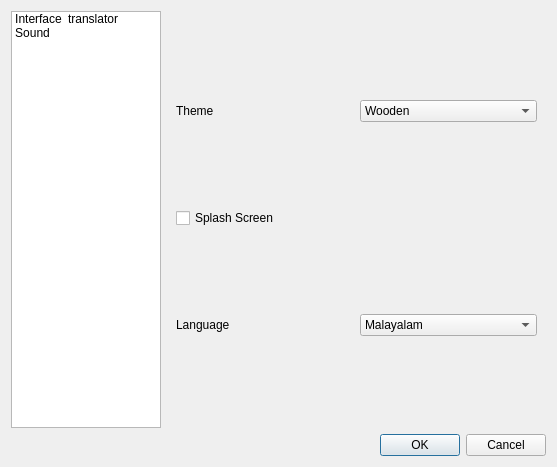
<?xml version="1.0" encoding="UTF-8"?>
<ui version="4.0">
 <class>Preferences</class>
 <widget class="QDialog" name="Preferences">
  <property name="geometry">
   <rect>
    <x>0</x>
    <y>0</y>
    <width>557</width>
    <height>467</height>
   </rect>
  </property>
  <property name="windowTitle">
   <string>Preferences</string>
  </property>
  <layout class="QVBoxLayout" name="verticalLayout_5">
   <item>
    <layout class="QGridLayout" name="gridLayout">
     <item row="0" column="0">
      <layout class="QVBoxLayout" name="verticalLayout_2">
       <item>
        <layout class="QHBoxLayout" name="horizontalLayout">
         <item>
          <widget class="QListWidget" name="listWidget">
           <property name="maximumSize">
            <size>
             <width>150</width>
             <height>16777215</height>
            </size>
           </property>
           <property name="dragEnabled">
            <bool>false</bool>
           </property>
           <property name="movement">
            <enum>QListView::Static</enum>
           </property>
           <property name="flow">
            <enum>QListView::LeftToRight</enum>
           </property>
           <property name="layoutMode">
            <enum>QListView::SinglePass</enum>
           </property>
           <property name="spacing">
            <number>35</number>
           </property>
           <property name="viewMode">
            <enum>QListView::IconMode</enum>
           </property>
           <item>
            <property name="text">
             <string>Interface</string>
            </property>
            <property name="icon">
             <iconset resource="icons.qrc">
              <normaloff>:/new/prefix1/icons/mltranslator.png</normaloff>:/new/prefix1/icons/mltranslator.png</iconset>
            </property>
           </item>
           <item>
            <property name="text">
             <string>translator</string>
            </property>
            <property name="icon">
             <iconset resource="icons.qrc">
              <normaloff>:/new/prefix1/icons/poedit.png</normaloff>:/new/prefix1/icons/poedit.png</iconset>
            </property>
           </item>
           <item>
            <property name="text">
             <string>Sound</string>
            </property>
            <property name="icon">
             <iconset resource="icons.qrc">
              <normaloff>:/new/prefix1/icons/media-playback-start.svg</normaloff>:/new/prefix1/icons/media-playback-start.svg</iconset>
            </property>
           </item>
          </widget>
         </item>
         <item>
          <widget class="QStackedWidget" name="preferences_tabs">
           <property name="currentIndex">
            <number>0</number>
           </property>
           <widget class="QWidget" name="interface_tab">
            <layout class="QVBoxLayout" name="verticalLayout">
             <item>
              <layout class="QHBoxLayout" name="horizontalLayout_2">
               <item>
                <widget class="QLabel" name="label_4">
                 <property name="text">
                  <string>Theme</string>
                 </property>
                </widget>
               </item>
               <item>
                <widget class="QComboBox" name="ThemeSlector">
                 <item>
                  <property name="text">
                   <string>Wooden</string>
                  </property>
                 </item>
                 <item>
                  <property name="text">
                   <string>windows</string>
                  </property>
                 </item>
                 <item>
                  <property name="text">
                   <string>Plastique</string>
                  </property>
                 </item>
                 <item>
                  <property name="text">
                   <string>coffee</string>
                  </property>
                 </item>
                 <item>
                  <property name="text">
                   <string>dolphin.qss</string>
                  </property>
                 </item>
                 <item>
                  <property name="text">
                   <string>pagefold</string>
                  </property>
                 </item>
                </widget>
               </item>
              </layout>
             </item>
             <item>
              <layout class="QHBoxLayout" name="horizontalLayout_3">
               <item>
                <widget class="QCheckBox" name="IsSplashScreen">
                 <property name="text">
                  <string>Splash Screen</string>
                 </property>
                </widget>
               </item>
              </layout>
             </item>
             <item>
              <layout class="QHBoxLayout" name="horizontalLayout_4">
               <item>
                <widget class="QLabel" name="label_5">
                 <property name="text">
                  <string>Language</string>
                 </property>
                </widget>
               </item>
               <item>
                <widget class="QComboBox" name="LanguageSelector">
                 <item>
                  <property name="text">
                   <string>Malayalam</string>
                  </property>
                 </item>
                 <item>
                  <property name="text">
                   <string>English</string>
                  </property>
                 </item>
                </widget>
               </item>
              </layout>
             </item>
            </layout>
           </widget>
           <widget class="QWidget" name="translator_tab">
            <layout class="QHBoxLayout" name="horizontalLayout_6">
             <item>
              <widget class="QGroupBox" name="groupBox">
               <property name="title">
                <string>Translator</string>
               </property>
               <widget class="QWidget" name="layoutWidget">
                <property name="geometry">
                 <rect>
                  <x>20</x>
                  <y>30</y>
                  <width>271</width>
                  <height>52</height>
                 </rect>
                </property>
                <layout class="QVBoxLayout" name="verticalLayout_3">
                 <item>
                  <widget class="QCheckBox" name="ShowAmbiguity">
                   <property name="text">
                    <string>Show ambiguity</string>
                   </property>
                  </widget>
                 </item>
                 <item>
                  <widget class="QCheckBox" name="IsMarkUnknownWords">
                   <property name="text">
                    <string>Mark Unknown Words</string>
                   </property>
                  </widget>
                 </item>
                </layout>
               </widget>
              </widget>
             </item>
            </layout>
           </widget>
           <widget class="QWidget" name="sound_tab">
            <layout class="QVBoxLayout" name="verticalLayout_6">
             <item>
              <layout class="QVBoxLayout" name="verticalLayout_4">
               <item>
                <layout class="QHBoxLayout" name="horizontalLayout_5">
                 <item>
                  <widget class="QLabel" name="label">
                   <property name="text">
                    <string>Amplitude</string>
                   </property>
                  </widget>
                 </item>
                 <item>
                  <widget class="QSlider" name="AmplitudeSlider">
                   <property name="maximum">
                    <number>200</number>
                   </property>
                   <property name="value">
                    <number>0</number>
                   </property>
                   <property name="orientation">
                    <enum>Qt::Horizontal</enum>
                   </property>
                  </widget>
                 </item>
                </layout>
               </item>
               <item>
                <layout class="QHBoxLayout" name="horizontalLayout_7">
                 <item>
                  <widget class="QLabel" name="label_2">
                   <property name="text">
                    <string>WordGap</string>
                   </property>
                  </widget>
                 </item>
                 <item>
                  <widget class="QSlider" name="WordGapSlider">
                   <property name="orientation">
                    <enum>Qt::Horizontal</enum>
                   </property>
                  </widget>
                 </item>
                </layout>
               </item>
               <item>
                <layout class="QHBoxLayout" name="horizontalLayout_10">
                 <item>
                  <widget class="QLabel" name="PitchLabel">
                   <property name="text">
                    <string>Pitch Adjustment</string>
                   </property>
                  </widget>
                 </item>
                 <item>
                  <widget class="QSlider" name="PitchSlider">
                   <property name="orientation">
                    <enum>Qt::Horizontal</enum>
                   </property>
                  </widget>
                 </item>
                </layout>
               </item>
               <item>
                <layout class="QHBoxLayout" name="horizontalLayout_9">
                 <item>
                  <widget class="QLabel" name="SpeedLabel">
                   <property name="text">
                    <string>Speed</string>
                   </property>
                  </widget>
                 </item>
                 <item>
                  <widget class="QSlider" name="SpeedSlider">
                   <property name="minimum">
                    <number>80</number>
                   </property>
                   <property name="maximum">
                    <number>390</number>
                   </property>
                   <property name="orientation">
                    <enum>Qt::Horizontal</enum>
                   </property>
                  </widget>
                 </item>
                </layout>
               </item>
               <item>
                <layout class="QHBoxLayout" name="horizontalLayout_8">
                 <item>
                  <widget class="QLabel" name="label_3">
                   <property name="text">
                    <string>Gender</string>
                   </property>
                  </widget>
                 </item>
                 <item>
                  <widget class="QComboBox" name="gender_selector">
                   <item>
                    <property name="text">
                     <string>female</string>
                    </property>
                   </item>
                   <item>
                    <property name="text">
                     <string>male</string>
                    </property>
                   </item>
                  </widget>
                 </item>
                </layout>
               </item>
              </layout>
             </item>
            </layout>
           </widget>
           <widget class="QWidget" name="page_2"/>
          </widget>
         </item>
        </layout>
       </item>
       <item>
        <widget class="QDialogButtonBox" name="buttonBox">
         <property name="standardButtons">
          <set>QDialogButtonBox::Cancel|QDialogButtonBox::Ok</set>
         </property>
        </widget>
       </item>
      </layout>
     </item>
    </layout>
   </item>
  </layout>
 </widget>
 <resources>
  <include location="icons.qrc"/>
 </resources>
 <connections>
  <connection>
   <sender>buttonBox</sender>
   <signal>accepted()</signal>
   <receiver>Preferences</receiver>
   <slot>close()</slot>
   <hints>
    <hint type="sourcelabel">
     <x>278</x>
     <y>444</y>
    </hint>
    <hint type="destinationlabel">
     <x>278</x>
     <y>233</y>
    </hint>
   </hints>
  </connection>
 </connections>
</ui>
